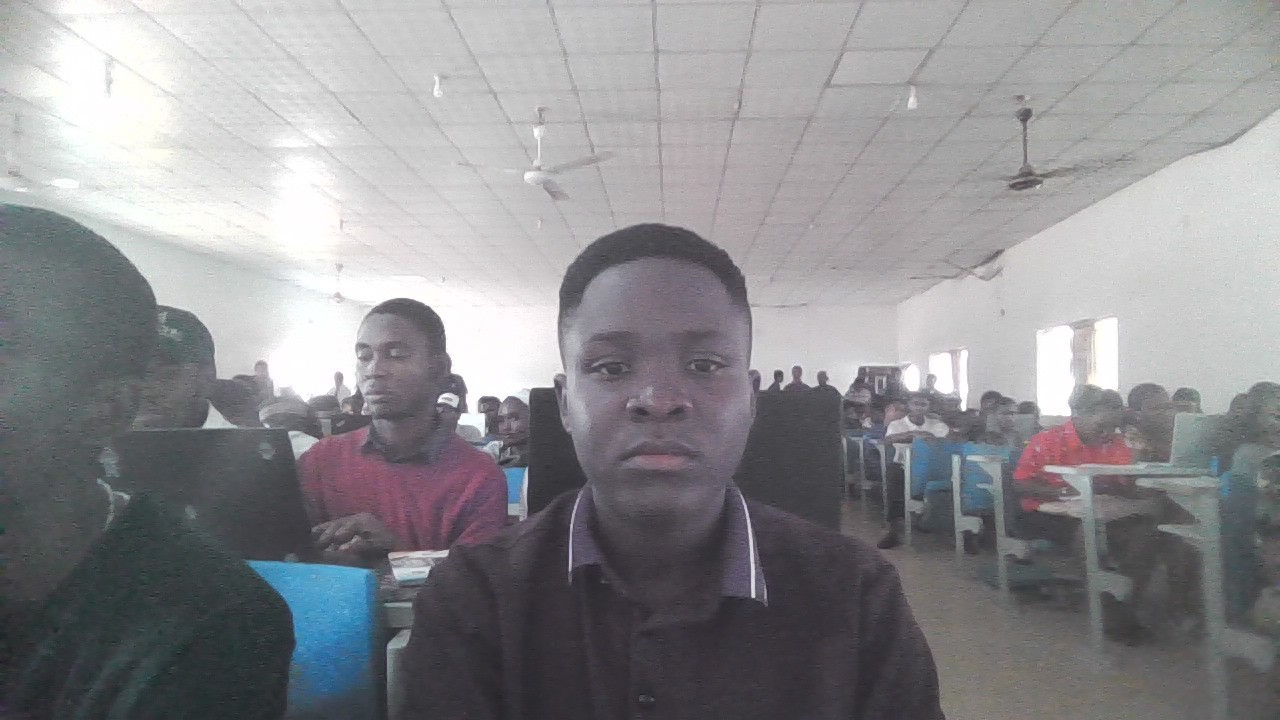
#> input picture WIN_20250702_11_23_41_Pro.jpg, 1280 x 720 px
$ python imageCap.py
#> lines starting #> are read from the running program, lines starting #| are printed output that depends on the picture; after the words box and inside, x2 and y2 are one past the last pixel; in counts of white or black regions, pixels touching at a corner belong together
import cv2

face_haar_cascade = cv2.CascadeClassifier('haarcascade_frontalface_default.xml')
image = cv2.imread('WIN_20250702_11_23_41_Pro.jpg')
#> image is the input picture: shape (720, 1280, 3); mean B, G, R 143.7, 140.6, 140.9
gray = cv2.cvtColor(image, cv2.COLOR_BGR2GRAY)
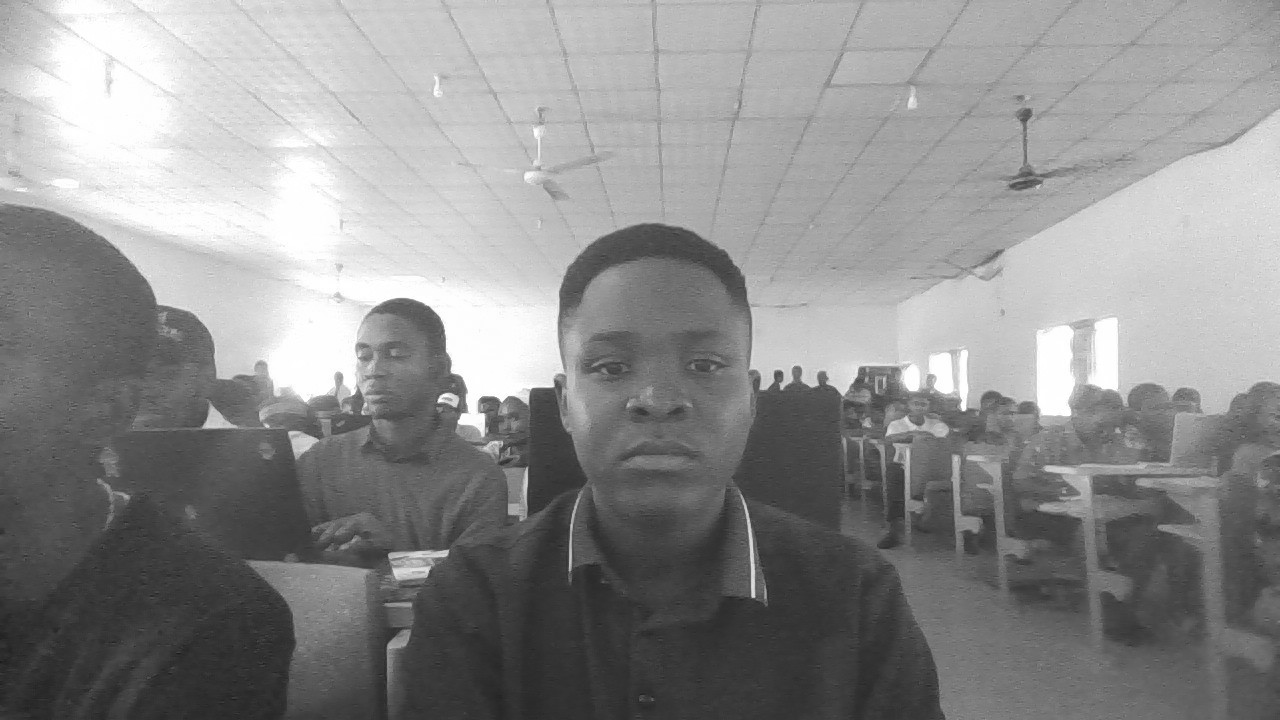
#> gray: shape (720, 1280); min 26, max 255, mean 141

#cv2.imshow("Gray", gray)
#cv2.waitKey()
faces = face_haar_cascade.detectMultiScale(gray, 1.1, 4)
#> faces = [[344, 330, 64, 64], [551, 276, 209, 209], [538, 166, 241, 241]]

for(x, y, w, h) in faces:
    cv2.rectangle(image, (x, y), (x+w, y+h), (0, 255, 0), 5)
#> this loop made 3 passes
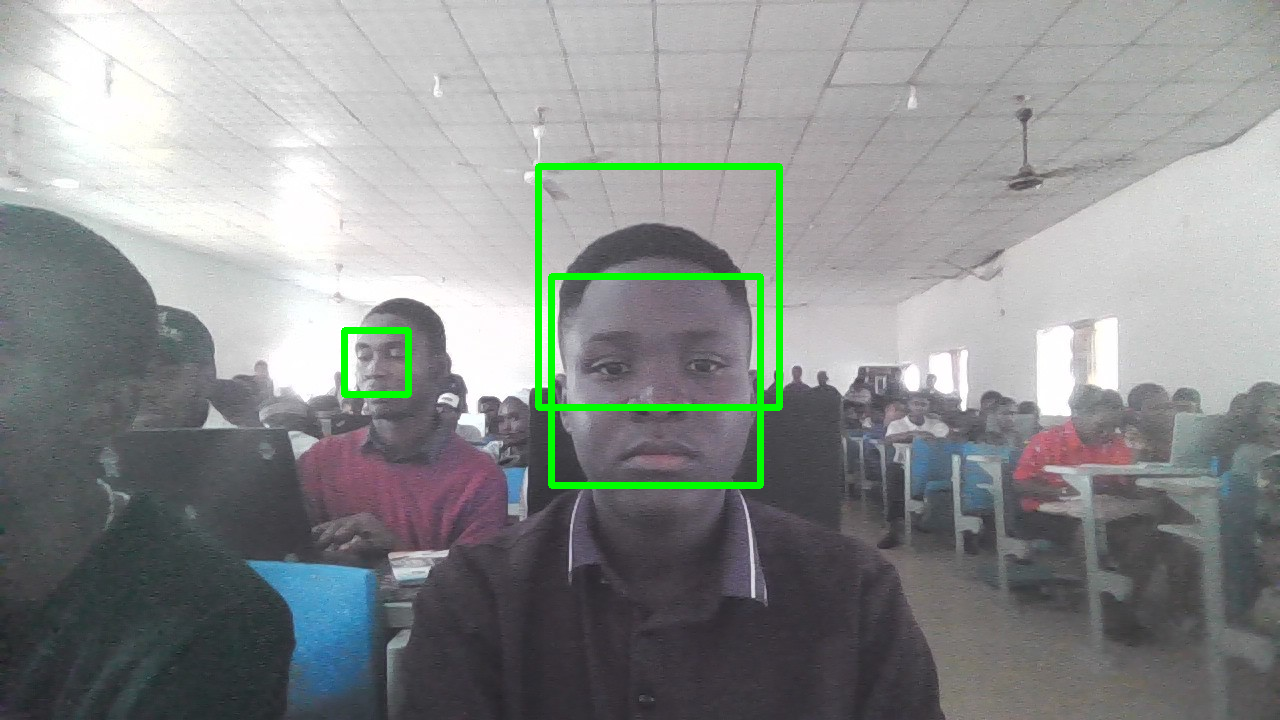
#> image: shape (720, 1280, 3); 1.54% of pixels changed, all inside (x1, y1, x2, y2) = (341, 163, 783, 489)

cv2.imshow("Faces", image)
cv2.waitKey()
